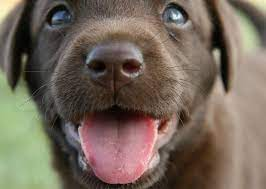
#> input picture download (2).jpeg, 266 x 189 px, found by its file name
$ python flexi_decoder.py
#> lines starting #> are read from the running program, lines starting #| are printed output that depends on the picture
import cv2 as cv
import pandas as pd
import numpy as np
import matplotlib.pyplot as plt
import math

def factors(n):
    val = math.ceil(math.sqrt(n))
    val2 = int(n/val)
    while val2 * val != float(n):
        val -= 1
        val2 = int(n/val)
    return val, val2

a= cv.imread("/Users/kaival/Desktop/Dispplay decoder/download (2).jpeg")
#> a is the input picture: shape (189, 266, 3); mean B, G, R 90.2, 103.2, 116.4
binary_list=[]
print(a.shape)
#| (189, 266, 3)
a_shape=a.shape
#> a_shape = (189, 266, 3)

image_height=a_shape[0]
#> image_height = 189
image_width=a_shape[1]
#> image_width = 266
image_dimension=a_shape[2]
#> image_dimension = 3


plt.imshow(a)
plt.show()

#encryption

for i in range(image_height):
    for j in range(image_width):
        for k in range(image_dimension):
            bin8 = lambda x : ''.join(reversed( [str((x >> i) & 1) for i in range(8)]))
            #print(bin8(a[i][j][k]))
            binary_list.append(bin8(a[i][j][k]))
#> after the loop, binary_list = 150822 items


binary_list=pd.DataFrame(binary_list)
#> binary_list = table of 150822 rows and 1 columns
binary_list=binary_list.values.reshape(image_height,image_width,image_dimension)
values_list=[]

print(binary_list.shape)
#| (189, 266, 3)
f_1,f_2=factors(image_height*image_width*image_dimension)
#> f_1 = 378; f_2 = 399

print(f_1,f_2)
#| 378 399
binary_list=binary_list.reshape(f_1,f_2)
oi_list=[]

for i in binary_list:
    for j in i:
        for k in j:
            oi_list.append(k)
#> after the loop, oi_list = 1206576 items

oi_list=np.array(oi_list,dtype=int)
print(oi_list.shape)
#| (1206576,)

enc_shape=oi_list.shape[0]
#> enc_shape = 1206576
enc_f_1,enc_f_2=factors(enc_shape)
#> enc_f_1 = 1064; enc_f_2 = 1134

print(enc_f_1,enc_f_2)
#| 1064 1134
oi_list=oi_list.reshape(enc_f_1,enc_f_2)
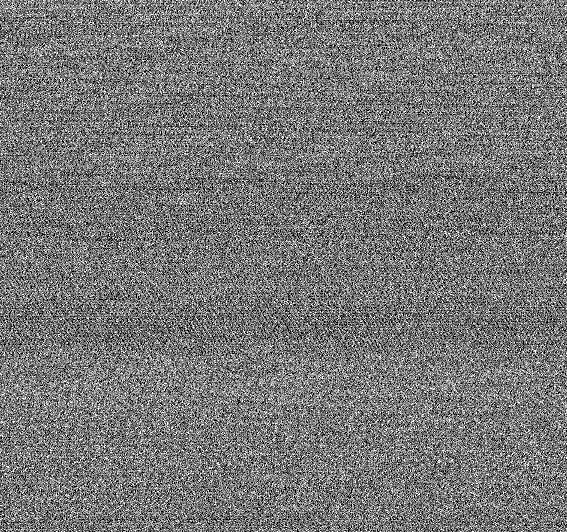
#> oi_list: shape (1064, 1134) int64 (shown at 1/2 size); values 0 (black) and 1 (white), 46.7% white in thin lines or dots
print(oi_list)
#> (printed output is left out)
plt.imshow(oi_list,cmap="Greys")
plt.show()


#decryption

back_list=oi_list
a_1=oi_list.shape[0]
#> a_1 = 1064
a_2=oi_list.shape[1]
#> a_2 = 1134

back_list=back_list.reshape(int((a_1*a_2)/8),8)

final_list=[]
jj=""
for i in back_list:
    for j in range(8):
        jj=jj+(str(i[j]))

    final_list.append(int(jj,2))
    jj=""
#> this loop made 150822 passes
#> i on passes 1 to 3: [1, 0, 1, 1, 1, 1, 1, 0], [1, 1, 1, 0, 0, 1, 1, 0], [1, 1, 1, 1, 1, 0, 0, 1]
#> after the loop, final_list = 150822 items

final_list=pd.DataFrame(final_list)
#> final_list = table of 150822 rows and 1 columns
print(final_list.shape)
#| (150822, 1)
b_1=final_list.shape[0]
#> b_1 = 150822
f_dec_1,f_dec_2=factors(b_1/3)
#> f_dec_1 = 189
print(b_1)
#| 150822
print(f_dec_1,f_dec_2)
#| 189 266
final_list=final_list.values.reshape(f_dec_1,f_dec_2,3)
print(final_list)
#> (printed output is left out)
plt.imshow(final_list)
plt.show()

$ run again, with download (1).jpeg copied over download (2).jpeg
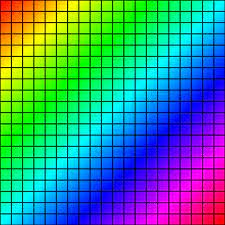
#> input picture download (1).jpeg, 225 x 225 px, found by its file name
#> a is the input picture: shape (225, 225, 3); mean B, G, R 138.9, 137.2, 61.7
#| (225, 225, 3)
#> after the loop `for i in range(image_height):`: binary_list = 151875 items
#> `binary_list=pd.DataFrame(binary_list)`: binary_list = table of 151875 rows and 1 columns
#| (225, 225, 3)
#| 375 405
#> after the loop `for i in binary_list:`: oi_list = 1215000 items
#| (1215000,)
#| 1080 1125
#> `oi_list=oi_list.reshape(enc_f_1,enc_f_2)`:
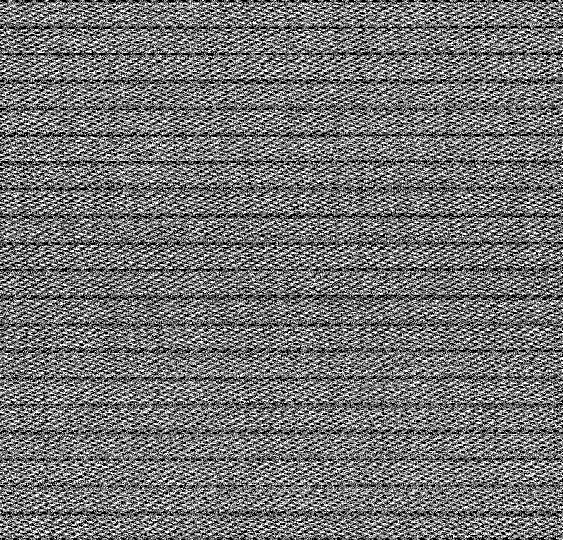
#> oi_list: shape (1080, 1125) int64 (shown at 1/2 size); values 0 (black) and 1 (white), 45.1% white in thin lines or dots
#> (printed output is left out)
#> the loop `for i in back_list:` made 151875 passes
#> i on passes 1 to 3: [0, 0, 0, 0, 0, 0, 0, 0], [0, 0, 0, 0, 0, 0, 0, 0], [0, 1, 1, 1, 0, 1, 1, 1]
#> after the loop `for i in back_list:`: final_list = 151875 items
#> `final_list=pd.DataFrame(final_list)`: final_list = table of 151875 rows and 1 columns
#| (151875, 1)
#| 151875
#| 225 225
#> (printed output is left out)
